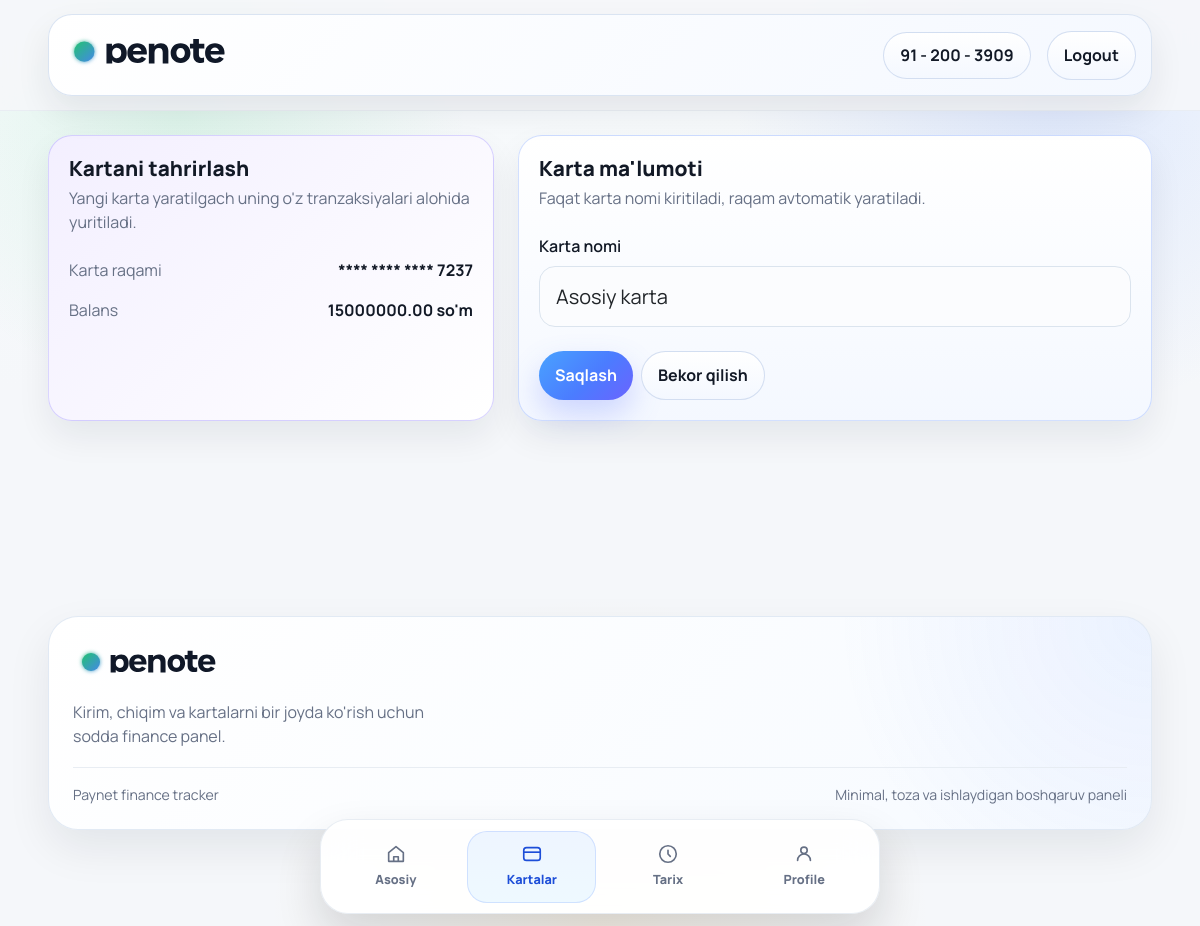
/cards/34/edit/ (signed in), run on the app's committed database.
### finance/models.py (models this page shows, shortened)
class VirtualCard(models.Model):
    user = models.ForeignKey(
        settings.AUTH_USER_MODEL,
        on_delete=models.CASCADE,
        related_name="cards",
    )
    name = models.CharField(max_length=100, default="Asosiy karta")
    card_number = models.CharField(max_length=16, unique=True, blank=True)
    starting_balance = models.DecimalField(
        max_digits=12,
        decimal_places=2,
        default=STARTING_CARD_BALANCE,
        validators=[MinValueValidator(Decimal("0.00"))],
    )
    balance = models.DecimalField(
        max_digits=12,
        decimal_places=2,
        default=STARTING_CARD_BALANCE,
        validators=[MinValueValidator(Decimal("0.00"))],
    )
    total_income = models.DecimalField(
        max_digits=12,
        decimal_places=2,
        default=Decimal("0.00"),
        validators=[MinValueValidator(Decimal("0.00"))],
    )
    total_expense = models.DecimalField(
        max_digits=12,
        decimal_places=2,
        default=Decimal("0.00"),
        validators=[MinValueValidator(Decimal("0.00"))],
    )
    created_at = models.DateTimeField(auto_now_add=True)
    class Meta:
        ordering = ("created_at",)
    @property
    def masked_number(self):
        return f"**** **** **** {self.card_number[-4:]}"
    @property
    def current_balance(self):
        return self.balance

### finance/views.py (the view, shortened to what this page needs)
# urls.py: path("cards/<int:pk>/edit/", CardUpdateView.as_view(), name="card_update"),
class CardUpdateView(OwnedCardMixin, UpdateView):
    model = VirtualCard
    form_class = CardForm
    template_name = "finance/card_form.html"

### finance/forms.py
class CardForm(StyledFinanceFormMixin, forms.ModelForm):
    class Meta:
        model = VirtualCard
        fields = ("name",)
        widgets = {
            "name": forms.TextInput(
                attrs={
                    "placeholder": "Masalan Asosiy karta",
                }
            ),
        }

### finance/views.py (called while the page is built)
    def get_queryset(self):
        return self.request.user.cards.order_by("created_at")

### templates/finance/card_form.html (shortened to what this page needs)
{% extends "base.html" %}
{% block content %}
<div class="row g-4 justify-content-center">
    <div class="col-12 col-lg-5">
        <div class="surface-card panel-violet h-100">
            <h1 class="section-title">{% if object %}Kartani tahrirlash{% else %}Yangi karta qo'shish{% endif %}</h1>
            <p class="section-subtitle mb-4">Yangi karta yaratilgach uning o'z tranzaksiyalari alohida yuritiladi.</p>
            {% if object %}
                <div class="d-grid gap-3">
                    <div class="d-flex justify-content-between gap-3">
                        <span class="content-muted">Karta raqami</span>
                        <strong>{{ object.masked_number }}</strong>
                    </div>
                    <div class="d-flex justify-content-between gap-3">
                        <span class="content-muted">Balans</span>
                        <strong>{{ object.current_balance }} so'm</strong>
                    </div>
                </div>
            {% endif %}
        </div>
    </div>
    <div class="col-12 col-lg-7">
        <div class="surface-card card-form-main panel-blue">
            <h2 class="section-title">Karta ma'lumoti</h2>
            <p class="section-subtitle mb-4">Faqat karta nomi kiritiladi, raqam avtomatik yaratiladi.</p>
            <form method="post" novalidate>
                <div class="mb-3">
                    <label for="{{ form.name.id_for_label }}" class="form-label fw-semibold">Karta nomi</label>
                    {{ form.name }}
                </div>
                <div class="d-flex flex-wrap gap-2 mt-4">
                    <button type="submit" class="primary-button border-0">{% if object %}Saqlash{% else %}Karta yaratish{% endif %}</button>
                    <a href="{% if object %}{% url 'card_detail' object.pk %}{% else %}{% url 'card_list' %}{% endif %}" class="soft-button">Bekor qilish</a>
                </div>
            </form>
        </div>
    </div>
</div>
{% endblock %}

### templates/base.html (style rules this page uses)
:root { --pn-bg: #f5f7fa; --pn-surface: #ffffff; --pn-text: #121926; --pn-muted: #667085; --pn-border: #e7ecf3; --pn-green: #20c768; --pn-blue: #4b7cff; --pn-blue-dark: #1d4ed8; --pn-emerald-soft: #eefbf5; --pn-blue-soft: #eef4ff; --pn-violet-soft: #f3efff; --pn-gold-soft: #fff7e7; --pn-rose-soft: #fff0ec; --pn-violet: #7c63ff; --pn-gold: #f4ba47; --pn-rose: #f16f61; --pn-shadow-sm: 0 10px 30px rgba(15, 23, 42, 0.06); --pn-shadow-md: 0 18px 44px rgba(15, 23, 42, 0.08); }
body { margin: 0; min-height: 100vh; font-family: "Manrope", system-ui, -apple-system, BlinkMacSystemFont, "Segoe UI", sans-serif; color: var(--pn-text); background: radial-gradient( circle at 15% 12%, rgba(32, 199, 104, 0.12), transparent 22% ), radial-gradient( circle at 88% 10%, rgba(75, 124, 255, 0.14), transparent 24% ), radial-gradient( circle at 50% 100%, rgba(244, 186, 71, 0.12), transparent 30% ), linear-gradient( 180deg, #fcfdff 0%, #f7fafc 12%, var(--pn-bg) 42%, var(--pn-bg) 100% ); }
a { color: inherit; }
.phone-pill, .nav-pill, .primary-button, .soft-button { display: inline-flex; align-items: center; justify-content: center; min-height: 44px; border-radius: 999px; text-decoration: none; font-weight: 700; border: 1px solid transparent; transition: transform 0.2s ease, box-shadow 0.2s ease, border-color 0.2s ease; }
.phone-pill, .nav-pill, .soft-button { background: linear-gradient(180deg, #ffffff 0%, #f4f8ff 100%); border-color: rgba(209, 221, 241, 0.95); color: var(--pn-text); }
.nav-pill, .soft-button, .primary-button { padding: 0.72rem 1rem; }
.primary-button { background: linear-gradient(135deg, #49a2ff 0%, #4b7cff 55%, #6b63ff 100%); color: #ffffff; box-shadow: 0 14px 30px rgba(90, 111, 255, 0.26); }
.surface-card { background: linear-gradient( 180deg, rgba(255, 255, 255, 0.98) 0%, rgba(250, 252, 255, 0.96) 100% ); border: 1px solid rgba(225, 233, 244, 0.98); border-radius: 24px; box-shadow: 0 16px 34px rgba(15, 23, 42, 0.07); padding: 1.25rem; }
.section-title { font-size: 1.3rem; font-weight: 800; margin-bottom: 0.3rem; }
.section-subtitle, .content-muted { color: var(--pn-muted); }
input[type="text"], input[type="password"], input[type="email"], input[type="number"], select, textarea { width: 100%; min-height: 52px; padding: 0.9rem 1rem; border-radius: 16px; border: 1px solid #dbe4ee; background: #fbfcfe; outline: none; transition: border-color 0.2s ease, box-shadow 0.2s ease; }
.panel-blue { background: linear-gradient(135deg, rgba(236, 244, 255, 0.98) 0%, rgba(255, 255, 255, 0.98) 100%); border-color: rgba(151, 182, 255, 0.42); }
.panel-violet { background: linear-gradient(135deg, rgba(243, 239, 255, 0.98) 0%, rgba(255, 255, 255, 0.98) 100%); border-color: rgba(159, 144, 255, 0.38); }

### templates/finance/card_form.html (style rules this page uses)
.card-form-main { background: linear-gradient(180deg, rgba(255, 255, 255, 0.98) 0%, rgba(244, 248, 255, 0.98) 100%); }

### data on the page
VirtualCard: masked_number "**** **** **** 7237", current_balance "15000000.00", name "Asosiy karta"
